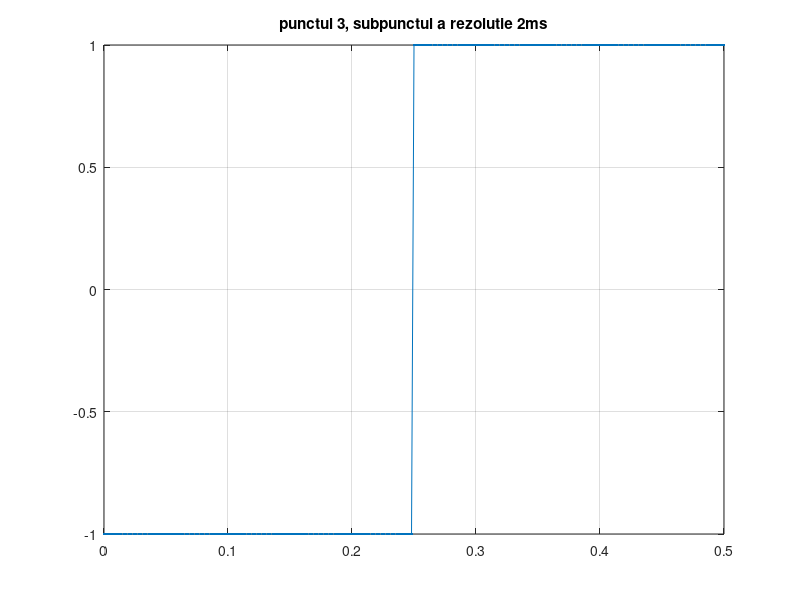
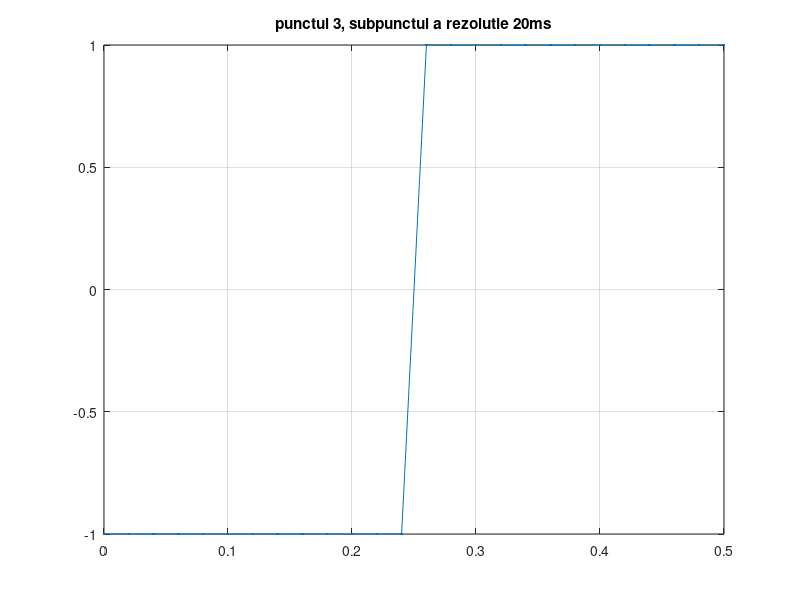
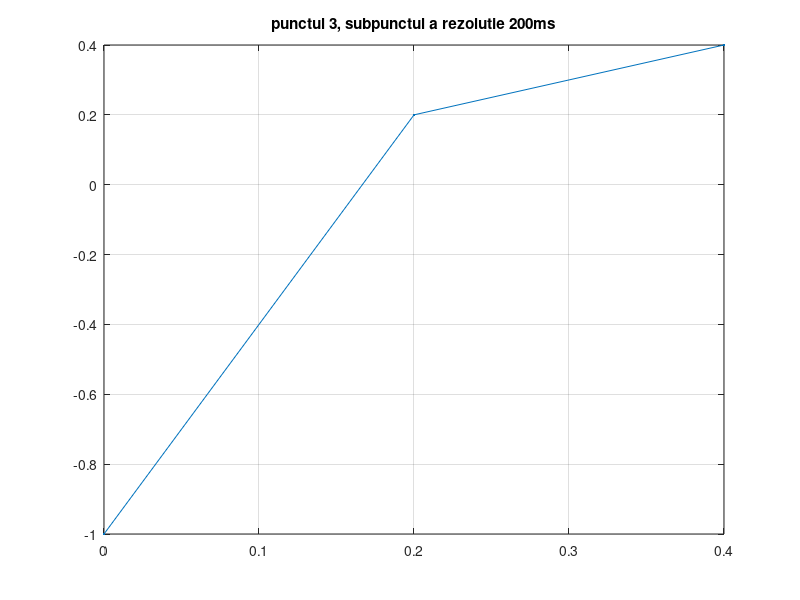
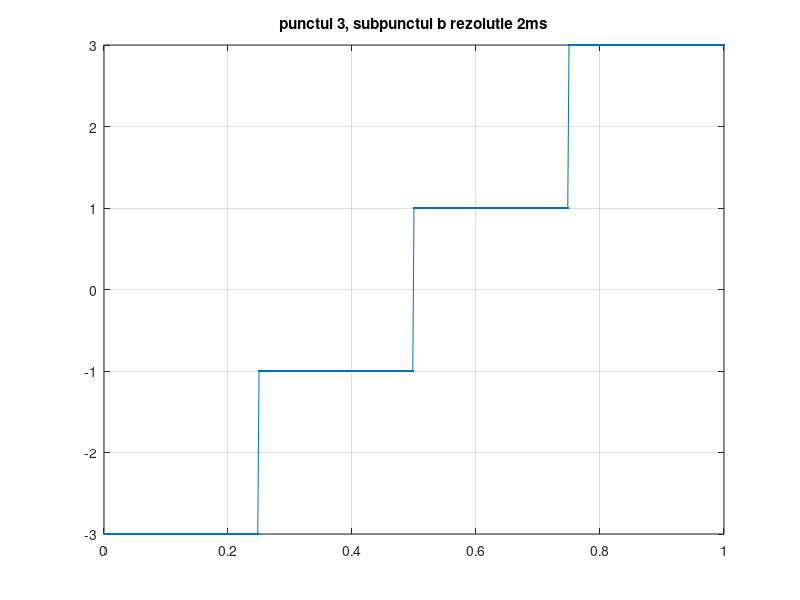

Recreate these plots in MATLAB, in order.

tniv=0.25;

t1a=0:0.002:tniv*2;
t2a=0:0.02:tniv*2;
t3a=0:0.2:tniv*2;
niva1=-1;
niva2=1;

s1a=t1a;
n1a=length(s1a);
for i=1:1:n1a
    if i<=n1a/2
        s1a(i)=niva1;
    end
    if i>n1a/2
        s1a(i)=niva2;
    end
end
figure(1)
plot(t1a,s1a,'.-'),title('punctul 3, subpunctul a rezolutie 2ms'),grid

s2a=t2a;
n2a=length(s2a);
for i=1:1:n2a
    if i<=n2a/2
        s2a(i)=niva1;
    end
    if i>n2a/2
        s2a(i)=niva2;
    end
end
figure(2)
plot(t2a,s2a,'.-'),title('punctul 3, subpunctul a rezolutie 20ms'),grid

s3a=t3a;
n3a=length(s3a);
for i=1:1:n3a
    if i<=n3a/2
        s3a(i)=niva1;
    end
    if i>n3a
        s3a(i)=niva2;
    end
end
figure(3)
plot(t3a,s3a,'.-'),title('punctul 3, subpunctul a rezolutie 200ms'),grid

t1b=0:0.002:tniv*4;
t2b=0:0.02:tniv*4;
t3b=0:0.2:tniv*4;
nivb1=-3;
nivb2=-1;
nivb3=1;
nivb4=3;

s1b=t1b;
n1b=length(s1b);
for i=1:1:n1b
    if i<=n1b/4
        s1b(i)=nivb1;
    end
    if i>n1b/4
        if i<=n1b/2
            s1b(i)=nivb2;
        end
    end
    if i>n1b/2
        if i<=3*n1b/4
            s1b(i)=nivb3;
        end
    end
    if i>3*n1b/4
        s1b(i)=nivb4;
    end
end
figure(4)
plot(t1b,s1b,'.-'),title('punctul 3, subpunctul b rezolutie 2ms'),grid

s2b=t2b;
n2b=length(s2b);
for i=1:1:n2b
    if i<=n2b/4
        s2b(i)=nivb1;
    end
    if i>n2b/4
        if i<=n2b/2
            s2b(i)=nivb2;
        end
    end
    if i>n2b/2
        if i<=3*n2b/4
            s2b(i)=nivb3;
        end
    end
    if i>3*n2b/4
        s2b(i)=nivb4;
    end
end
figure(5)
plot(t2b,s2b,'.-'),title('punctul 3, subpunctul b rezolutie 20ms'),grid

s3b=t3b;
n3b=length(s3b);
for i=1:1:n3b
    if i<=n3b/4
        s3b(i)=nivb1;
    end
    if i>n3b/4
        if i<=n3b/2
            s3b(i)=nivb2;
        end
    end
    if i>n3b/2
        if i<=3*n3b/4
            s3b(i)=nivb3;
        end
    end
    if i>=3*n3b/4
        s3b(i)=nivb4;
    end
end
figure(6)
plot(t3b,s3b,'.-'),title('punctul 3, subpunctul b rezolutie 200ms'),grid

t1c=0:0.002:tniv*6;
t2c=0:0.02:tniv*6;
t3c=0:0.2:tniv*6;
nivc1=-5;
nivc2=-3;
nivc3=-1;
nivc4=1;
nivc5=3;
nivc6=5;

s1c=t1c;
n1c=length(s1c);

for i=1:1:n1c
    if i<=n1c/6
        s1c(i)=nivc1;
    end
    if i>n1c/6
        if i<=2*n1c/6
            s1c(i)=nivc2;
        end
    end
    if i>2*n1c/6
        if i<=3*n1c/6
            s1c(i)=nivc3;
        end
    end
    if i>3*n1c/6
        if i<=4*n1c/6
            s1c(i)=nivc4;
        end
    end
    if i>4*n1c/6
        if i<=5*n1c/6
            s1c(i)=nivc5;
        end
    end
    if i>5*n1c/6
        s1c(i)=nivc6;
    end
end
figure(7)
plot(t1c,s1c,'.-'),title('punctul 3, subpunctul c rezolutie 2ms'),grid

s2c=t2c;
n2c=length(s2c);
for i=1:1:n2c
    if i<=n2c/6
        s2c(i)=nivc1;
    end
    if i>n2c/6
        if i<=2*n2c/6
            s2c(i)=nivc2;
        end
    end
    if i>2*n2c/6
        if i<=3*n2c/6
            s2c(i)=nivc3;
        end
    end
    if i>3*n2c/6
        if i<=4*n2c/6
            s2c(i)=nivc4;
        end
    end
    if i>4*n2c/6
        if i<=5*n2c/6
            s2c(i)=nivc5;
        end
    end
    if i>5*n2c/6
        s2c(i)=nivc6;
    end
end
figure(8)
plot(t2c,s2c,'.-'),title('punctul 3, subpunctul c rezolutie 20ms'),grid

s3c=t3c;
n3c=length(s3c);
for i=1:1:n3c
    if i<=n3c/6
        s3c(i)=nivc1;
    end
    if i>n3c/6
        if i<=2*n3c/6
            s3c(i)=nivc2;
        end
    end
    if i>2*n3c/6
        if i<=3*n3c/6
            s3c(i)=nivc3;
        end
    end
    if i>3*n3c/6
        if i<=4*n3c/6
            s3c(i)=nivc4;
        end
    end
    if i>4*n3c/6
        if i<=5*n3c/6
            s3c(i)=nivc5;
        end
    end
    if i>5*n3c/6
        s3c(i)=nivc6;
    end
end
figure(9)
plot(t3c,s3c,'.-'),title('punctul 3, subpunctul c rezolutie 200ms'),grid

t1d=0:0.002:tniv*8;
t2d=0:0.02:tniv*8;
t3d=0:0.2:tniv*8;
nivd1=-7;
nivd2=-5;
nivd3=-3;
nivd4=-1;
nivd5=1;
nivd6=3;
nivd7=5;
nivd8=7;

s1d=t1d;
n1d=length(s1d);
for i=1:1:n1d
    if i<=n1d/8
        s1d(i)=nivd1;
    end
    if i>n1d/8
        if i<=2*n1d/8
            s1d(i)=nivd2;
        end
    end
    if i>2*n1d/8
        if i<=3*n1d/8
            s1d(i)=nivd3;
        end
    end
    if i>3*n1d/8
        if i<=4*n1d/8
            s1d(i)=nivd4;
        end
    end
    if i>4*n1d/8
        if i<=5*n1d/8
            s1d(i)=nivd5;
        end
    end
    if i>5*n1d/8
        if i<=6*n1d/8
            s1d(i)=nivd6;
        end
    end
    if i>6*n1d/8
        if i<=7*n1d/8
            s1d(i)=nivd7;
        end
    end
    if i>7*n1d/8
        s1d(i)=nivd8;
    end
end
figure(10)
plot(t1d,s1d,'.-'),title('punctul 3, subpunctul d rezolutie 2ms'),grid

s2d=t2d;
n2d=length(s2d);
for i=1:1:n2d
    if i<=n2d/8
        s2d(i)=nivd1;
    end
    if i>n2d/8
        if i<=2*n2d/8
            s2d(i)=nivd2;
        end
    end
    if i>2*n2d/8
        if i<=3*n2d/8
            s2d(i)=nivd3;
        end
    end
    if i>3*n2d/8
        if i<=4*n2d/8
            s2d(i)=nivd4;
        end
    end
    if i>4*n2d/8
        if i<=5*n2d/8
            s2d(i)=nivd5;
        end
    end
    if i>5*n2d/8
        if i<=6*n2d/8
            s2d(i)=nivd6;
        end
    end
    if i>6*n2d/8
        if i<=7*n2d/8
            s2d(i)=nivd7;
        end
    end
    if i>7*n2d/8
        s2d(i)=nivd8;
    end
end
figure(11)
plot(t2d,s2d,'.-'),title('punctul 3, subpunctul d rezolutie 20ms'),grid

s3d=t3d;
n3d=length(s3d);
for i=1:1:n3d
    if i<=n3d/8
        s3d(i)=nivd1;
    end
    if i>n3d/8
        if i<=2*n3d/8
            s3d(i)=nivd2;
        end
    end
    if i>2*n3d/8
        if i<=3*n3d/8
            s3d(i)=nivd3;
        end
    end
    if i>3*n3d/8
        if i<=4*n3d/8
            s3d(i)=nivd4;
        end
    end
    if i>4*n3d/8
        if i<=5*n3d/8
            s3d(i)=nivd5;
        end
    end
    if i>5*n3d/8
        if i<=6*n3d/8
            s3d(i)=nivd6;
        end
    end
    if i>6*n3d/8
        if i<=7*n3d/8
            s3d(i)=nivd7;
        end
    end
    if i>7*n3d/8
        s3d(i)=nivd8;
    end
end
figure(12)
plot(t3d,s3d,'.-'),title('punctul 3, subpunctul d rezolutie 200ms'),grid